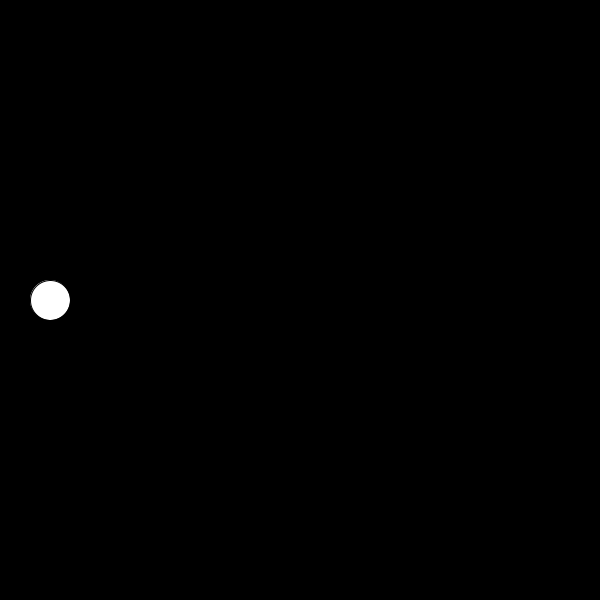
Frame 1 (no input)
Frame 60 (the mouse pressed at the canvas centre just before this capture): identical to frame 1, image omitted
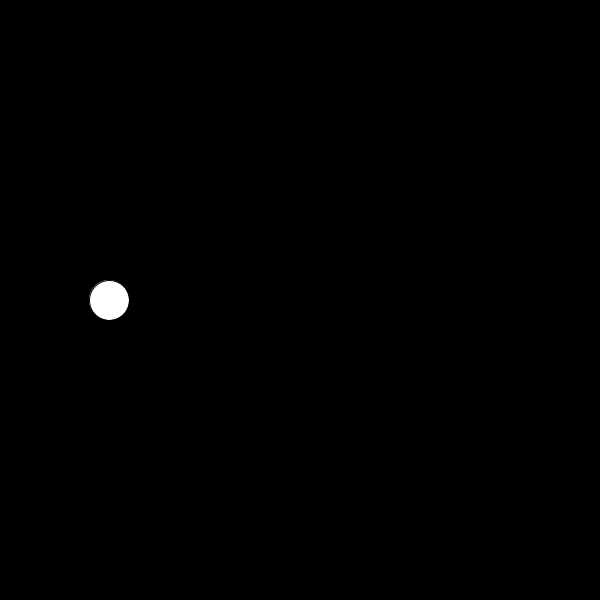
Frame 120 (the mouse held since frame 60 and released just before this capture)

The Processing sketch that drew these frames (run headless with seeded random() and noise(); from frame 60 on, the mouse is pressed at the canvas centre):

// Processing sketch: sketch_05_04_conditionals_boolean_variables
// ── sketch_05_04_conditionals_boolean_variables.pde
 
 boolean going;
 float x;
 
void setup() {
  size(600, 600);
  going = false;
  x = 50;
 }

void draw() {
  // drawing
  background(0);
  ellipse(x, height/2, 40, 40);
  
  //logic
  if(going) {
   x = x + 1; 
  }
}

void mousePressed() {
  going = !going;
}
